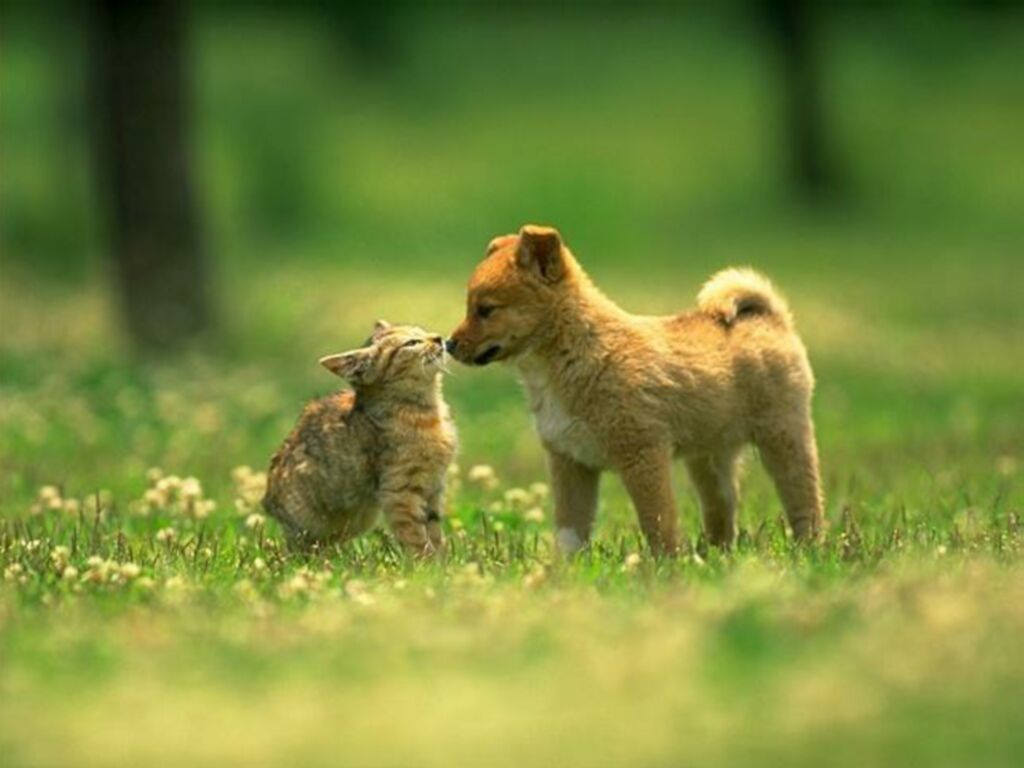
//> input picture data/images/cat_and_dog.jpg, 1024 x 768 px
$ ./ShowHistogram ../data/images/cat_and_dog.jpg   (built with g++ and OpenCV 4)
//> lines starting //> are read from the running program, lines starting //| are printed output that depends on the picture
#include "opencv2/highgui/highgui.hpp"
#include "opencv2/imgproc/imgproc.hpp"
#include <iostream>
#include <stdio.h>

using namespace std;
using namespace cv;

/**
 * @function main
 */
int main( int argc, char** argv )
{
    cv::Mat src, dst;

    /// Load image
    src = imread( argv[1], 1 );
//> src is the input picture: 768 rows x 1024 cols, CV_8UC3; mean B, G, R 59.1, 135.6, 119.9

    if( !src.data )
    {
        return -1;
    }

    /// Separate the image in 3 places ( B, G and R )
    vector<Mat> bgr_planes;
    split( src, bgr_planes );
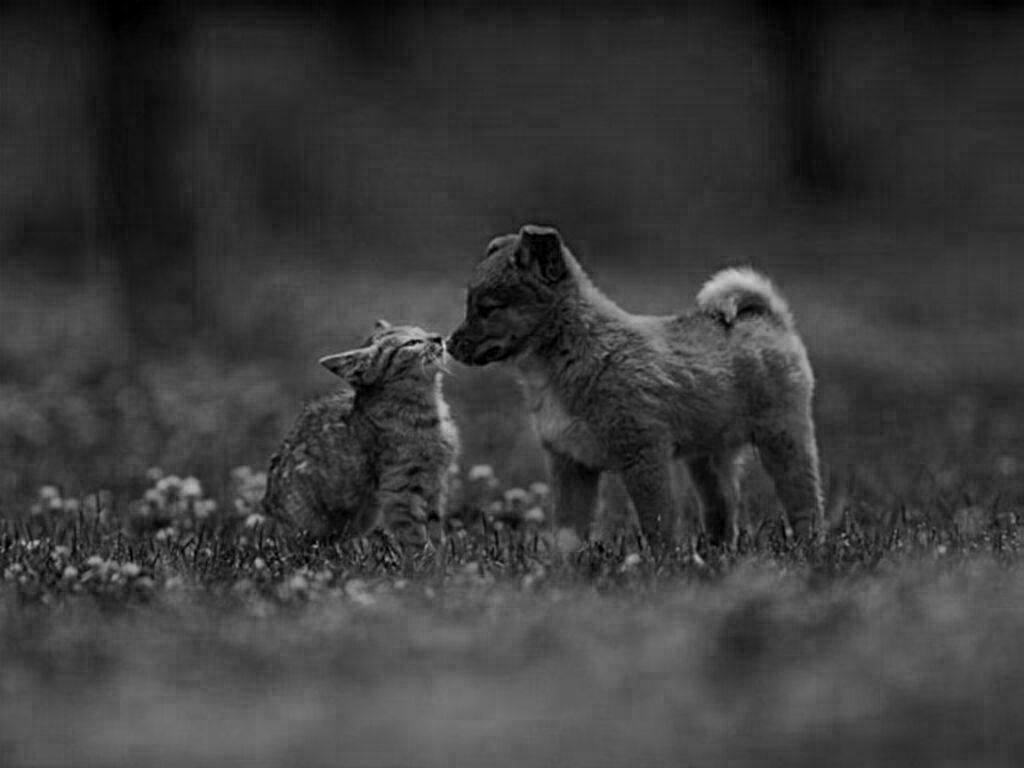
//> bgr_planes[0]: 768 rows x 1024 cols, CV_8UC1; min 0, max 221, mean 59.1
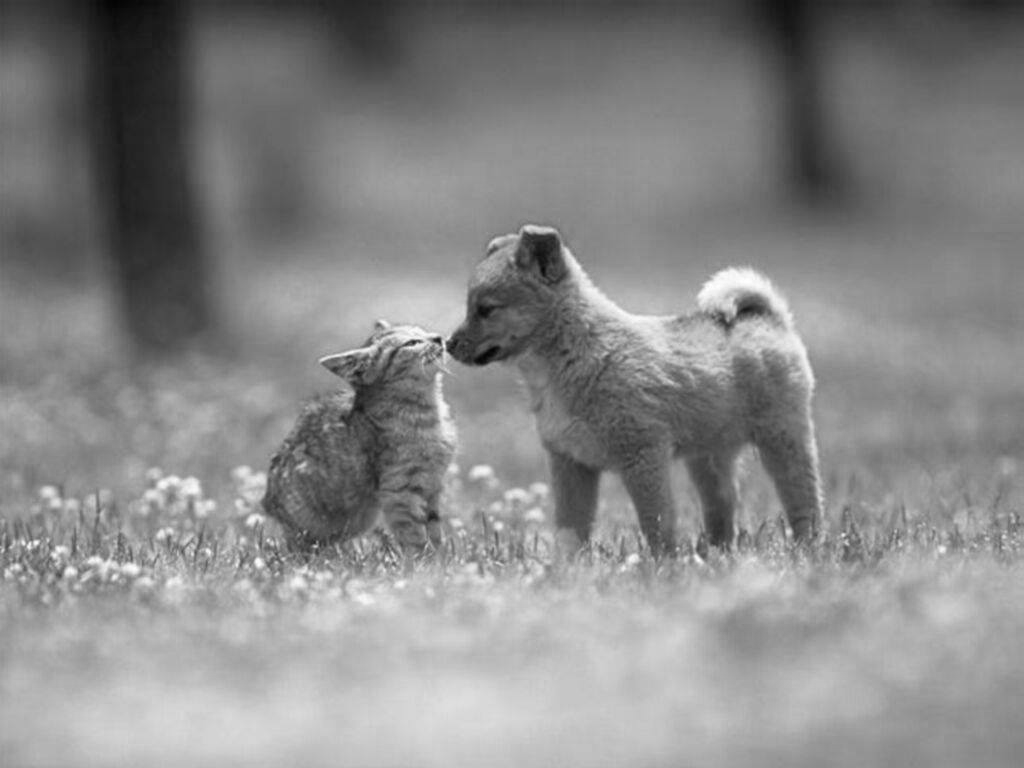
//> bgr_planes[1]: 768 rows x 1024 cols, CV_8UC1; min 3, max 255, mean 135.6
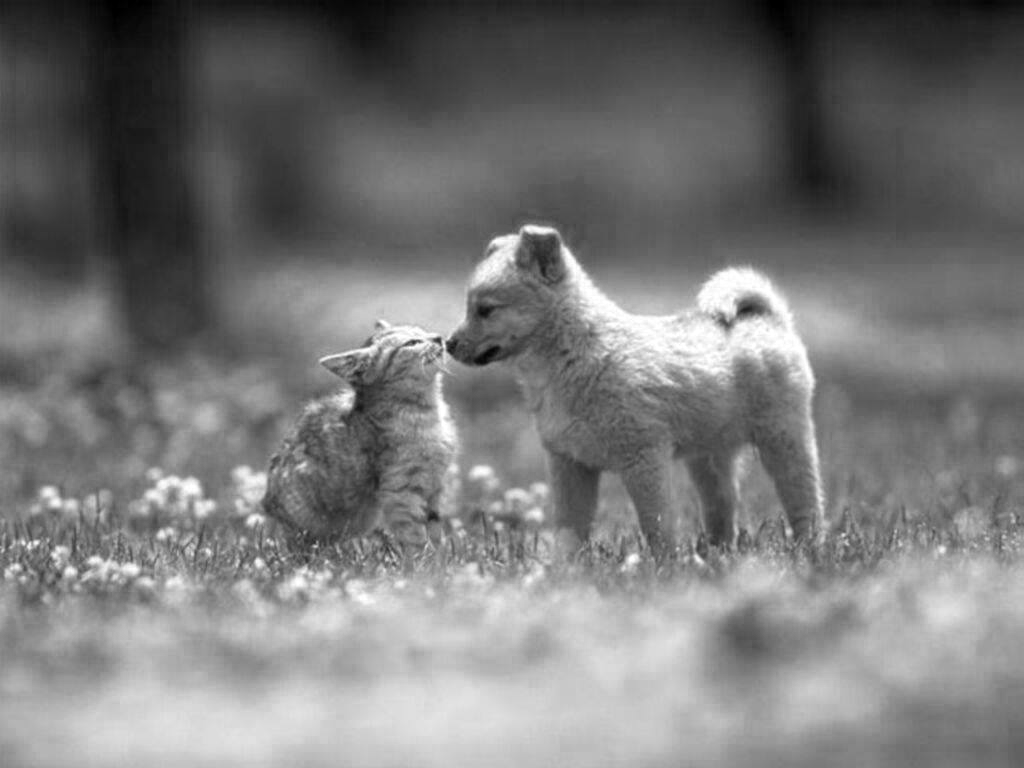
//> bgr_planes[2]: 768 rows x 1024 cols, CV_8UC1; min 0, max 255, mean 119.9

    /// Establish the number of bins
    int histSize = 256;

    /// Set the ranges ( for B,G,R) )
    float range[] = { 0, 256 } ;
    const float* histRange = { range };

    bool uniform = true; bool accumulate = false;

    Mat b_hist, g_hist, r_hist;

    /// Compute the histograms:
    calcHist( &bgr_planes[0], 1, 0, Mat(), b_hist, 1, &histSize, &histRange, uniform, accumulate );
//> b_hist = 256 values, max 18403 at index 49, min 0 at index 205, mean 3072
    calcHist( &bgr_planes[1], 1, 0, Mat(), g_hist, 1, &histSize, &histRange, uniform, accumulate );
//> g_hist = 256 values, max 9673 at index 139, min 0 at index 0, mean 3072
    calcHist( &bgr_planes[2], 1, 0, Mat(), r_hist, 1, &histSize, &histRange, uniform, accumulate );
//> r_hist = 256 values, max 6529 at index 105, min 130 at index 1, mean 3072

    // Draw the histograms for B, G and R
    int hist_w = 512; int hist_h = 400;
    int bin_w = cvRound( (double) hist_w/histSize );

    Mat histImage( hist_h, hist_w, CV_8UC3, Scalar( 0,0,0) );

    /// Normalize the result to [ 0, histImage.rows ]
    normalize(b_hist, b_hist, 0, histImage.rows, NORM_MINMAX, -1, Mat() );
//> b_hist = 256 values, max 400 at index 49, min 0 at index 205, mean 66.77
    normalize(g_hist, g_hist, 0, histImage.rows, NORM_MINMAX, -1, Mat() );
//> g_hist = 256 values, max 400 at index 139, min 0 at index 0, mean 127
    normalize(r_hist, r_hist, 0, histImage.rows, NORM_MINMAX, -1, Mat() );
//> r_hist = 256 values, max 400 at index 105, min 0 at index 1, mean 183.9

    /// Draw for each channel
    for( int i = 1; i < histSize; i++ )
    {
        line( histImage, Point( bin_w*(i-1), hist_h - cvRound(b_hist.at<float>(i-1)) ) ,
              Point( bin_w*(i), hist_h - cvRound(b_hist.at<float>(i)) ),
              Scalar( 255, 0, 0), 2, 8, 0  );
        line( histImage, Point( bin_w*(i-1), hist_h - cvRound(g_hist.at<float>(i-1)) ) ,
              Point( bin_w*(i), hist_h - cvRound(g_hist.at<float>(i)) ),
              Scalar( 0, 255, 0), 2, 8, 0  );
        line( histImage, Point( bin_w*(i-1), hist_h - cvRound(r_hist.at<float>(i-1)) ) ,
              Point( bin_w*(i), hist_h - cvRound(r_hist.at<float>(i)) ),
              Scalar( 0, 0, 255), 2, 8, 0  );
    }
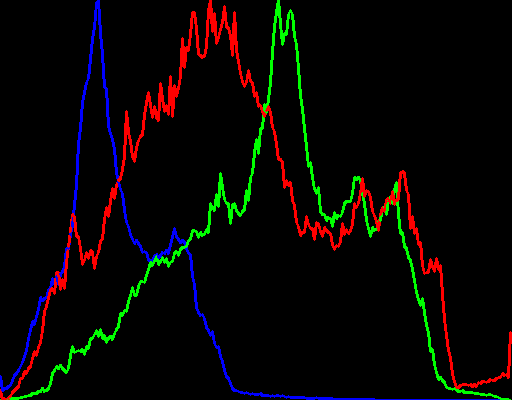
//> histImage: 400 rows x 512 cols, CV_8UC3; mean B, G, R 3.9, 5.7, 8.2

    /// Display
    namedWindow("calcHist Demo", CV_WINDOW_AUTOSIZE );
    imshow("calcHist Demo", histImage );

    waitKey(0);

    return 0;
}
